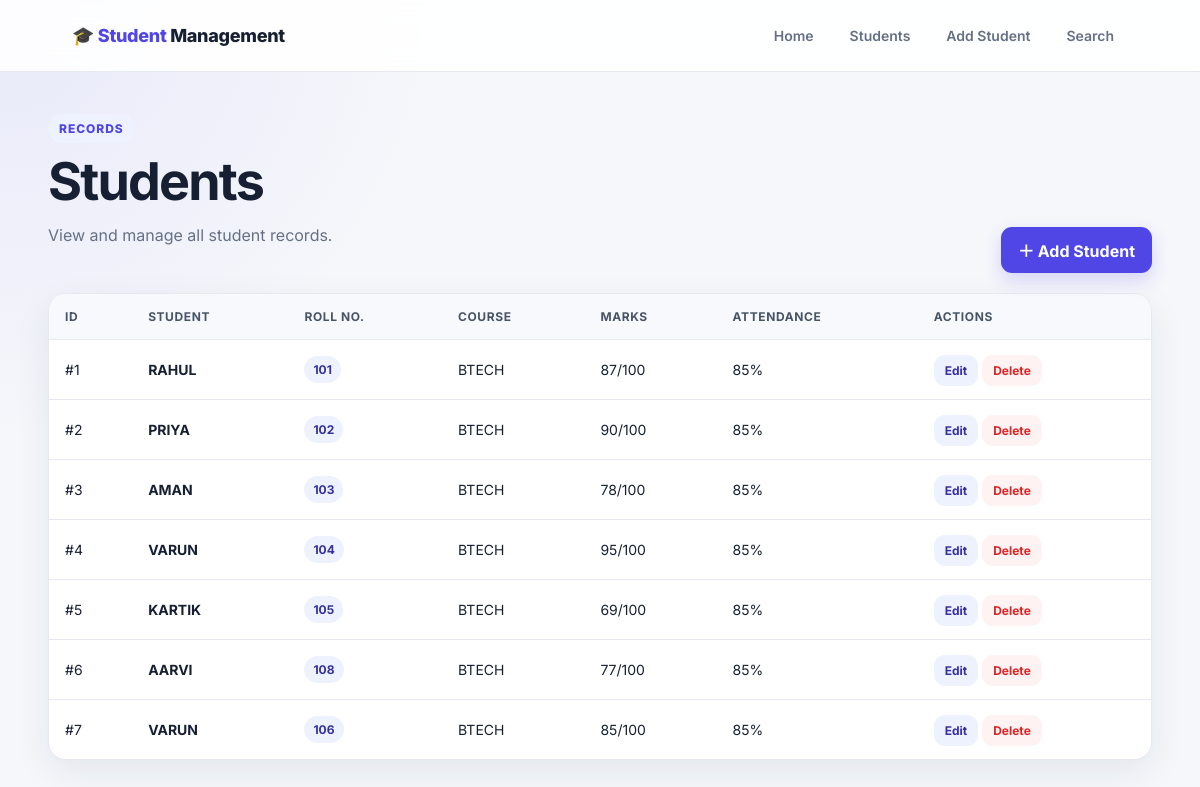
/students, run on the app's committed database.
### tables this page shows
CREATE TABLE students (
    id INTEGER PRIMARY KEY AUTOINCREMENT,
    name TEXT NOT NULL,
    roll_no TEXT NOT NULL UNIQUE,
    course TEXT NOT NULL,
    marks INTEGER NOT NULL CHECK (marks >= 0 AND marks <= 100),
    email TEXT NOT NULL,
    phone TEXT NOT NULL,
    department TEXT NOT NULL,
    attendance INTEGER NOT NULL CHECK (attendance >= 0 AND attendance <= 100)
);

### app.py (the view)
@app.route("/students")
def students():
    conn = get_db_connection()
    students_list = conn.execute(
        "SELECT * FROM students ORDER BY id"
    ).fetchall()
    conn.close()
    return render_template("students.html", students=students_list)

### app.py (called while the page is built)
def get_db_connection():
    conn = sqlite3.connect(DATABASE)
    conn.row_factory = sqlite3.Row
    return conn

### templates/students.html (shortened to what this page needs)
<!DOCTYPE html>
<html lang="en">
<head>
    <link rel="stylesheet" href="{{ url_for('static', filename='style.css') }}">
</head>
<body>
<nav class="navbar">
    <a class="logo" href="{{ url_for('index') }}">🎓 <span>Student</span> Management</a>
    <div class="nav-links">
        <a href="{{ url_for('index') }}">Home</a>
        <a href="{{ url_for('students') }}">Students</a>
        <a href="{{ url_for('add_student') }}">Add Student</a>
        <a href="{{ url_for('search') }}">Search</a>
    </div>
</nav>
<main class="page-container">
    <div class="section-title">
        <div>
            <span class="eyebrow">Records</span>
            <h1>Students</h1>
            <p class="subtitle">View and manage all student records.</p>
        </div>
        <a class="btn btn-primary" href="{{ url_for('add_student') }}">＋ Add Student</a>
    </div>
    {% if students %}
    <div class="table-wrap">
        <table>
            <thead>
                <tr>
                    <th>ID</th>
                    <th>Student</th>
                    <th>Roll No.</th>
                    <th>Course</th>
                    <th>Marks</th>
                    <th>Attendance</th>
                    <th>Actions</th>
                </tr>
            </thead>
            <tbody>
            {% for student in students %}
                <tr>
                    <td>#{{ student[0] }}</td>
                    <td><strong>{{ student[1] }}</strong></td>
                    <td><span class="badge">{{ student[2] }}</span></td>
                    <td>{{ student[3] }}</td>
                    <td>{{ student[4] }}/100</td>
                    <td>{{ student[8] }}%</td>
                    <td>
                        <a class="btn btn-small btn-edit" href="{{ url_for('update_student', student_id=student[0]) }}">Edit</a>
                        <a class="btn btn-small btn-delete" href="{{ url_for('delete_student', student_id=student[0]) }}"
                           onclick="return confirm('Delete this student?');">Delete</a>
                    </td>
                </tr>
            {% endfor %}
            </tbody>
        </table>
    </div>
    {% else %}
    <div class="card empty">
        <h2>No students yet</h2>
        <p>Add your first student record to get started.</p>
        <a class="btn btn-primary" href="{{ url_for('add_student') }}">Add Student</a>
    </div>
    {% endif %}
</main>
</body>
</html>

### static/style.css (style rules this page uses)
:root { --bg: #f5f7fb; --surface: #ffffff; --surface-soft: #f8faff; --text: #172033; --muted: #667085; --primary: #4f46e5; --primary-dark: #3730a3; --primary-soft: #eef2ff; --success: #15803d; --success-soft: #ecfdf3; --danger: #dc2626; --danger-soft: #fef2f2; --border: #e6e9f0; --shadow: 0 12px 35px rgba(31, 41, 55, .08); --radius: 18px; }
* { box-sizing: border-box; }
body { margin: 0; min-height: 100vh; font-family: 'Inter', Arial, sans-serif; color: var(--text); background: radial-gradient(circle at top left, rgba(79,70,229,.08), transparent 30%), var(--bg); }
a { color: inherit; text-decoration: none; }
.navbar { height: 72px; padding: 0 6%; display: flex; align-items: center; justify-content: space-between; gap: 24px; background: rgba(255,255,255,.9); backdrop-filter: blur(14px); border-bottom: 1px solid var(--border); position: sticky; top: 0; z-index: 10; }
.logo { font-weight: 800; font-size: 18px; letter-spacing: -.3px; white-space: nowrap; }
.logo span { color: var(--primary); }
.nav-links { display: flex; align-items: center; gap: 8px; }
.nav-links a { padding: 10px 14px; border-radius: 10px; color: var(--muted); font-size: 14px; font-weight: 600; transition: .2s ease; }
.container, .form-container, .page-container { width: min(1120px, 92%); margin: 0 auto; }
.page-container { padding: 42px 0 70px; }
.eyebrow { display: inline-flex; padding: 7px 11px; border-radius: 999px; background: var(--primary-soft); color: var(--primary); font-size: 12px; font-weight: 800; text-transform: uppercase; letter-spacing: .08em; }
h1 { margin: 12px 0; font-size: clamp(32px, 5vw, 52px); line-height: 1.05; letter-spacing: -1.8px; }
.subtitle, .form-description { color: var(--muted); line-height: 1.7; margin: 0 0 24px; }
.btn, button { border: 0; border-radius: 11px; padding: 11px 17px; font: inherit; font-weight: 700; cursor: pointer; transition: transform .15s ease, box-shadow .15s ease, background .15s ease; }
.btn-primary, button[type="submit"] { color: white; background: var(--primary); box-shadow: 0 7px 18px rgba(79,70,229,.2); }
.section-title { display: flex; align-items: end; justify-content: space-between; gap: 20px; margin-bottom: 20px; }
.table-wrap { overflow-x: auto; background: var(--surface); border: 1px solid var(--border); border-radius: var(--radius); box-shadow: var(--shadow); }
table { width: 100%; min-width: 760px; border-collapse: collapse; }
th { padding: 15px 16px; background: #f8f9fc; color: #475467; text-align: left; font-size: 12px; text-transform: uppercase; letter-spacing: .05em; }
td { padding: 16px; border-top: 1px solid var(--border); font-size: 14px; }
.badge { display: inline-flex; padding: 6px 9px; border-radius: 999px; background: var(--primary-soft); color: var(--primary-dark); font-weight: 700; font-size: 12px; }
.btn-small { padding: 8px 11px; font-size: 12px; }
.btn-edit { background: var(--primary-soft); color: var(--primary-dark); }
.btn-delete { background: var(--danger-soft); color: var(--danger); }

### data on the page
students: id "1", name "RAHUL", roll_no "101", course "BTECH", marks "87", attendance "85"
students: id "2", name "PRIYA", roll_no "102", course "BTECH", marks "90", attendance "85"
students: id "3", name "AMAN", roll_no "103", course "BTECH", marks "78", attendance "85"
students: id "4", name "VARUN", roll_no "104", course "BTECH", marks "95", attendance "85"
students: id "5", name "KARTIK", roll_no "105", course "BTECH", marks "69", attendance "85"
students: id "6", name "AARVI", roll_no "108", course "BTECH", marks "77", attendance "85"
students: id "7", name "VARUN", roll_no "106", course "BTECH", marks "85", attendance "85"
